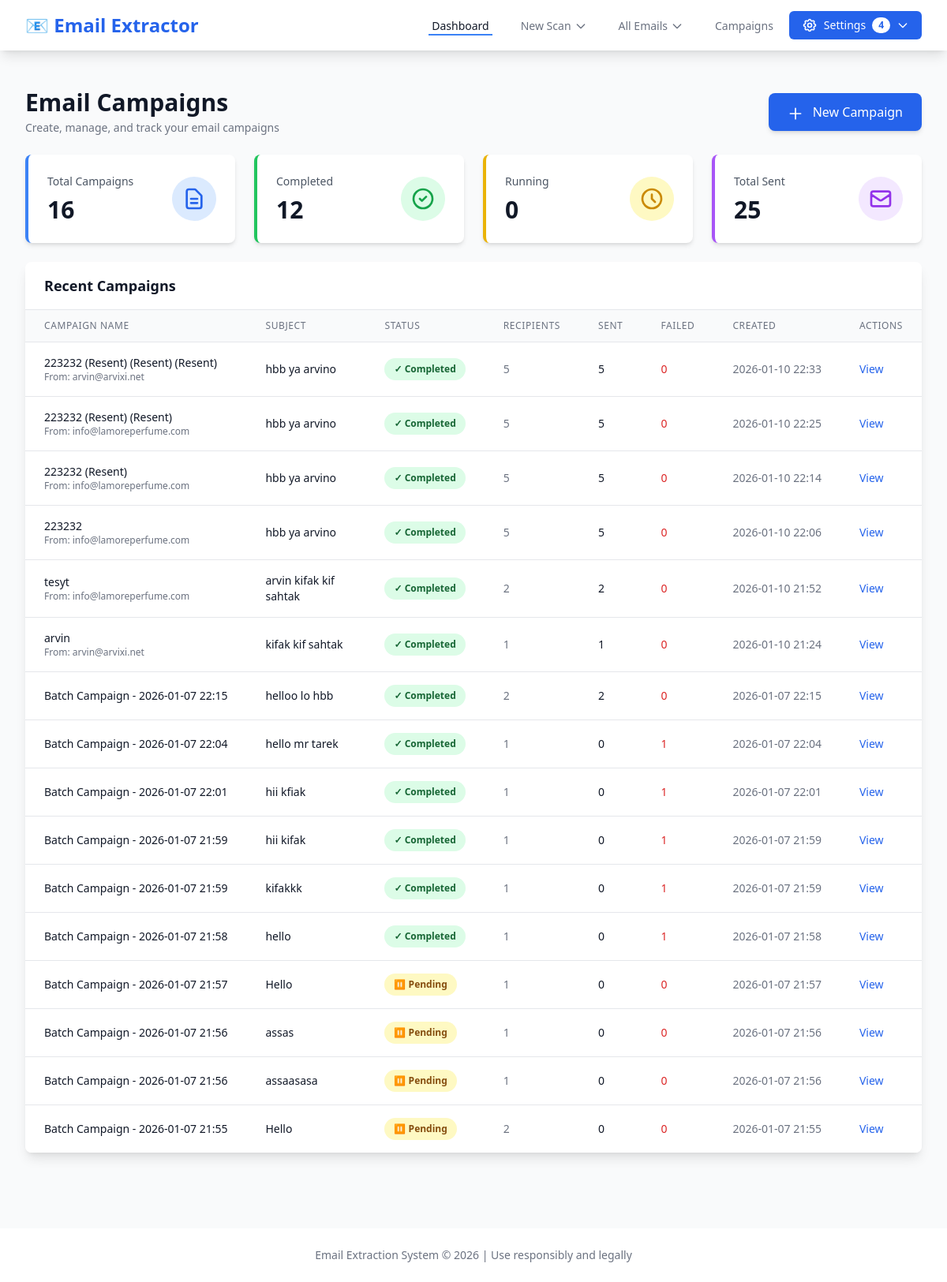
Page /campaigns on the committed database.
### utils/db.py (models this page shows)
class SendReport(Base):
    __tablename__ = 'send_reports'
    id = Column(Integer, primary_key=True)
    campaign_name = Column(String(200), nullable=False)
    subject = Column(String(500))
    body_html = Column(Text)  # Email body HTML
    body_text = Column(Text)  # Email body plain text
    template_name = Column(String(200))
    status = Column(String(50), default='pending')  # pending, running, paused, completed, failed
    smtp_config_id = Column(Integer, ForeignKey('smtp_configs.id'), nullable=True)
    email_account_id = Column(Integer, ForeignKey('email_accounts.id'), nullable=True)
    total_recipients = Column(Integer, default=0)
    sent_count = Column(Integer, default=0)
    delivered_count = Column(Integer, default=0)
    failed_count = Column(Integer, default=0)
    bounced_count = Column(Integer, default=0)
    delay_seconds = Column(Float, default=20.0)  # Delay between emails in seconds
    created_at = Column(DateTime, default=datetime.utcnow)
    started_at = Column(DateTime, nullable=True)
    completed_at = Column(DateTime, nullable=True)
    delivery_records = relationship('DeliveryRecord', back_populates='send_report', cascade='all, delete-orphan')
    smtp_config = relationship('SMTPConfig', back_populates='send_reports')
    email_account = relationship('EmailAccount', back_populates='send_reports')

class EmailAccount(Base):
    __tablename__ = 'email_accounts'
    id = Column(Integer, primary_key=True)
    smtp_config_id = Column(Integer, ForeignKey('smtp_configs.id'), nullable=False)
    name = Column(String(200), nullable=False)  # Friendly name for this email account
    from_email = Column(String(255), nullable=False)
    from_name = Column(String(200), nullable=False)
    reply_to = Column(String(255), nullable=True)
    is_active = Column(Boolean, default=True)
    created_at = Column(DateTime, default=datetime.utcnow)
    updated_at = Column(DateTime, default=datetime.utcnow, onupdate=datetime.utcnow)
    smtp_config = relationship('SMTPConfig', back_populates='email_accounts')
    send_reports = relationship('SendReport', back_populates='email_account')

### dashboard/app.py (the view)
@app.route('/campaigns')
def campaigns_page():
    db = get_db_session()
    try:
        page = request.args.get('page', 1, type=int)
        per_page = 20
        query = db.query(SendReport).options(
            joinedload(SendReport.smtp_config),
            joinedload(SendReport.email_account)
        ).order_by(SendReport.created_at.desc())
        total = query.count()
        campaigns = query.offset((page - 1) * per_page).limit(per_page).all()
        total_campaigns = db.query(SendReport).count()
        completed_campaigns = db.query(SendReport).filter_by(status='completed').count()
        running_campaigns = db.query(SendReport).filter_by(status='running').count()
        total_sent = db.query(func.sum(SendReport.sent_count)).scalar() or 0
        smtp_configs = db.query(SMTPConfig).filter_by(is_active=True).all()
        email_accounts = db.query(EmailAccount).filter_by(is_active=True).all()
        valid_count = db.query(EmailValid).filter_by(subscribed=True).count()
        stats = {
            'total_campaigns': total_campaigns,
            'completed': completed_campaigns,
            'running': running_campaigns,
            'total_sent': total_sent,
            'valid_recipients': valid_count
        }
        return render_template('campaigns.html', campaigns=campaigns, page=page,
                             total=total, per_page=per_page, stats=stats,
                             smtp_configs=smtp_configs, email_accounts=email_accounts)
    except Exception as e:
        logger.error(f"Error loading campaigns page: {e}", exc_info=True)
        flash(f'Error loading campaigns: {str(e)}', 'error')
        return redirect(url_for('index'))
    finally:
        db.close()

### dashboard/app.py (called while the page is built)
@app.context_processor
def inject_smtp_settings():
    try:
        db = get_db_session()
        try:
            smtp_configs = db.query(SMTPConfig).filter_by(is_active=True).order_by(SMTPConfig.name).all()
            email_accounts = db.query(EmailAccount).filter_by(is_active=True).order_by(EmailAccount.name).all()
            return {
                'smtp_configs': smtp_configs,
                'email_accounts': email_accounts,
                'smtp_configs_count': len(smtp_configs),
                'email_accounts_count': len(email_accounts)
            }
        finally:
            db.close()
    except Exception as e:
        logger.error(f"Error in context processor: {e}")
        return {
            'smtp_configs': [],
            'email_accounts': [],
            'smtp_configs_count': 0,
            'email_accounts_count': 0
        }

### utils/db.py (called while the page is built)
def get_db_session():
    return SessionLocal()

### dashboard/templates/campaigns.html (shortened to what this page needs)
{% extends "base.html" %}
{% block content %}
<div class="px-4 py-6 sm:px-0">
    <div class="flex justify-between items-center mb-6">
        <div>
            <h1 class="text-3xl font-bold text-gray-900">Email Campaigns</h1>
            <p class="text-sm text-gray-500 mt-1">Create, manage, and track your email campaigns</p>
        </div>
        <a href="/campaigns/new" class="px-6 py-3 bg-blue-600 text-white rounded-lg hover:bg-blue-700 shadow-md hover:shadow-lg transition-all duration-200 font-medium">
            <svg class="w-5 h-5 inline-block mr-2" fill="none" stroke="currentColor" viewBox="0 0 24 24">
                <path stroke-linecap="round" stroke-linejoin="round" stroke-width="2" d="M12 4v16m8-8H4"></path>
            </svg>
            New Campaign
        </a>
    </div>
    <div class="grid grid-cols-1 md:grid-cols-4 gap-6 mb-6">
        <div class="bg-white rounded-lg shadow-md p-6 border-l-4 border-blue-500">
            <div class="flex items-center justify-between">
                <div>
                    <p class="text-sm font-medium text-gray-600">Total Campaigns</p>
                    <p class="text-3xl font-bold text-gray-900 mt-2">{{ stats.total_campaigns }}</p>
                </div>
                <div class="bg-blue-100 rounded-full p-3">
                    <svg class="w-8 h-8 text-blue-600" fill="none" stroke="currentColor" viewBox="0 0 24 24">
                        <path stroke-linecap="round" stroke-linejoin="round" stroke-width="2" d="M9 12h6m-6 4h6m2 5H7a2 2 0 01-2-2V5a2 2 0 012-2h5.586a1 1 0 01.707.293l5.414 5.414a1 1 0 01.293.707V19a2 2 0 01-2 2z"></path>
                    </svg>
                </div>
            </div>
        </div>
        <div class="bg-white rounded-lg shadow-md p-6 border-l-4 border-green-500">
            <div class="flex items-center justify-between">
                <div>
                    <p class="text-sm font-medium text-gray-600">Completed</p>
                    <p class="text-3xl font-bold text-gray-900 mt-2">{{ stats.completed }}</p>
                </div>
                <div class="bg-green-100 rounded-full p-3">
                    <svg class="w-8 h-8 text-green-600" fill="none" stroke="currentColor" viewBox="0 0 24 24">
                        <path stroke-linecap="round" stroke-linejoin="round" stroke-width="2" d="M9 12l2 2 4-4m6 2a9 9 0 11-18 0 9 9 0 0118 0z"></path>
                    </svg>
                </div>
            </div>
        </div>
        <div class="bg-white rounded-lg shadow-md p-6 border-l-4 border-yellow-500">
            <div class="flex items-center justify-between">
                <div>
                    <p class="text-sm font-medium text-gray-600">Running</p>
                    <p class="text-3xl font-bold text-gray-900 mt-2">{{ stats.running }}</p>
                </div>
                <div class="bg-yellow-100 rounded-full p-3">
                    <svg class="w-8 h-8 text-yellow-600" fill="none" stroke="currentColor" viewBox="0 0 24 24">
                        <path stroke-linecap="round" stroke-linejoin="round" stroke-width="2" d="M12 8v4l3 3m6-3a9 9 0 11-18 0 9 9 0 0118 0z"></path>
                    </svg>
                </div>
            </div>
        </div>
        <div class="bg-white rounded-lg shadow-md p-6 border-l-4 border-purple-500">
            <div class="flex items-center justify-between">
                <div>
                    <p class="text-sm font-medium text-gray-600">Total Sent</p>
                    <p class="text-3xl font-bold text-gray-900 mt-2">{{ "{:,}".format(stats.total_sent) }}</p>
                </div>
                <div class="bg-purple-100 rounded-full p-3">
                    <svg class="w-8 h-8 text-purple-600" fill="none" stroke="currentColor" viewBox="0 0 24 24">
                        <path stroke-linecap="round" stroke-linejoin="round" stroke-width="2" d="M3 8l7.89 5.26a2 2 0 002.22 0L21 8M5 19h14a2 2 0 002-2V7a2 2 0 00-2-2H5a2 2 0 00-2 2v10a2 2 0 002 2z"></path>
                    </svg>
                </div>
            </div>
        </div>
    </div>
    <div class="bg-white shadow-lg rounded-lg overflow-hidden">
        <div class="px-6 py-4 border-b border-gray-200">
            <h2 class="text-lg font-semibold text-gray-900">Recent Campaigns</h2>
        </div>
        <div class="overflow-x-auto">
            <table class="min-w-full divide-y divide-gray-200">
                <thead class="bg-gray-50">
                    <tr>
                        <th class="px-6 py-3 text-left text-xs font-medium text-gray-500 uppercase tracking-wider">Campaign Name</th>
                        <th class="px-6 py-3 text-left text-xs font-medium text-gray-500 uppercase tracking-wider">Subject</th>
                        <th class="px-6 py-3 text-left text-xs font-medium text-gray-500 uppercase tracking-wider">Status</th>
                        <th class="px-6 py-3 text-left text-xs font-medium text-gray-500 uppercase tracking-wider">Recipients</th>
                        <th class="px-6 py-3 text-left text-xs font-medium text-gray-500 uppercase tracking-wider">Sent</th>
                        <th class="px-6 py-3 text-left text-xs font-medium text-gray-500 uppercase tracking-wider">Failed</th>
                        <th class="px-6 py-3 text-left text-xs font-medium text-gray-500 uppercase tracking-wider">Created</th>
                        <th class="px-6 py-3 text-left text-xs font-medium text-gray-500 uppercase tracking-wider">Actions</th>
                    </tr>
                </thead>
                <tbody class="bg-white divide-y divide-gray-200">
                    {% for campaign in campaigns %}
                    <tr class="hover:bg-gray-50 transition-colors">
                        <td class="px-6 py-4 whitespace-nowrap">
                            <div class="text-sm font-medium text-gray-900">{{ campaign.campaign_name }}</div>
                            {% if campaign.email_account %}
                            <div class="text-xs text-gray-500">From: {{ campaign.email_account.from_email }}</div>
                            {% endif %}
                        </td>
                        <td class="px-6 py-4">
                            <div class="text-sm text-gray-900">{{ campaign.subject or 'N/A' }}</div>
                        </td>
                        <td class="px-6 py-4 whitespace-nowrap">
                            {% if campaign.status == 'completed' %}
                            <span class="px-3 py-1 inline-flex text-xs leading-5 font-semibold rounded-full bg-green-100 text-green-800">
                                ✓ Completed
                            </span>
                            {% elif campaign.status == 'running' %}
                            <span class="px-3 py-1 inline-flex text-xs leading-5 font-semibold rounded-full bg-blue-100 text-blue-800">
                                ⏳ Running
                            </span>
                            {% elif campaign.status == 'failed' %}
                            <span class="px-3 py-1 inline-flex text-xs leading-5 font-semibold rounded-full bg-red-100 text-red-800">
                                ✗ Failed
                            </span>
                            {% elif campaign.status == 'pending' %}
                            <span class="px-3 py-1 inline-flex text-xs leading-5 font-semibold rounded-full bg-yellow-100 text-yellow-800">
                                ⏸ Pending
                            </span>
                            {% else %}
                            <span class="px-3 py-1 inline-flex text-xs leading-5 font-semibold rounded-full bg-gray-100 text-gray-800">
                                {{ campaign.status }}
                            </span>
                            {% endif %}
                        </td>
                        <td class="px-6 py-4 whitespace-nowrap text-sm text-gray-500">
                            {{ campaign.total_recipients }}
                        </td>
                        <td class="px-6 py-4 whitespace-nowrap text-sm text-gray-900 font-medium">
                            {{ campaign.sent_count }}
                        </td>
                        <td class="px-6 py-4 whitespace-nowrap text-sm text-red-600">
                            {{ campaign.failed_count }}
                        </td>
                        <td class="px-6 py-4 whitespace-nowrap text-sm text-gray-500">
                            {{ campaign.created_at.strftime('%Y-%m-%d %H:%M') }}
                        </td>
                        <td class="px-6 py-4 whitespace-nowrap text-sm font-medium">
                            <a href="/campaigns/{{ campaign.id }}" class="text-blue-600 hover:text-blue-900">View</a>
                        </td>
                    </tr>
                    {% endfor %}
                </tbody>
            </table>
        </div>
    </div>
</div>
{% endblock %}

### rows in the picture
SendReport: campaign_name "223232 (Resent) (Resent) (Resent)", email_account.from_email "arvin@arvixi.net", subject "hbb ya arvino", status "✓ Completed", total_recipients "5", sent_count "5", failed_count "0", created_at "2026-01-10 22:33"
SendReport: campaign_name "223232 (Resent) (Resent)", email_account.from_email "info@lamoreperfume.com", subject "hbb ya arvino", status "✓ Completed", total_recipients "5", sent_count "5", failed_count "0", created_at "2026-01-10 22:25"
SendReport: campaign_name "223232 (Resent)", email_account.from_email "info@lamoreperfume.com", subject "hbb ya arvino", status "✓ Completed", total_recipients "5", sent_count "5", failed_count "0", created_at "2026-01-10 22:14"
SendReport: campaign_name "223232", email_account.from_email "info@lamoreperfume.com", subject "hbb ya arvino", status "✓ Completed", total_recipients "5", sent_count "5", failed_count "0", created_at "2026-01-10 22:06"
SendReport: campaign_name "tesyt", email_account.from_email "info@lamoreperfume.com", subject "arvin kifak kif sahtak", status "✓ Completed", total_recipients "2", sent_count "2", failed_count "0", created_at "2026-01-10 21:52"
SendReport: campaign_name "arvin", email_account.from_email "arvin@arvixi.net", subject "kifak kif sahtak", status "✓ Completed", total_recipients "1", sent_count "1", failed_count "0", created_at "2026-01-10 21:24"
SendReport: campaign_name "Batch Campaign - 2026-01-07 22:15", subject "helloo lo hbb", status "✓ Completed", total_recipients "2", sent_count "2", failed_count "0", created_at "2026-01-07 22:15"
SendReport: campaign_name "Batch Campaign - 2026-01-07 22:04", subject "hello mr tarek", status "✓ Completed", total_recipients "1", sent_count "0", failed_count "1", created_at "2026-01-07 22:04"
SendReport: campaign_name "Batch Campaign - 2026-01-07 22:01", subject "hii kfiak", status "✓ Completed", total_recipients "1", sent_count "0", failed_count "1", created_at "2026-01-07 22:01"
SendReport: campaign_name "Batch Campaign - 2026-01-07 21:59", subject "hii kifak", status "✓ Completed", total_recipients "1", sent_count "0", failed_count "1", created_at "2026-01-07 21:59"
SendReport: campaign_name "Batch Campaign - 2026-01-07 21:59", subject "kifakkk", status "✓ Completed", total_recipients "1", sent_count "0", failed_count "1", created_at "2026-01-07 21:59"
SendReport: campaign_name "Batch Campaign - 2026-01-07 21:58", subject "hello", status "✓ Completed", total_recipients "1", sent_count "0", failed_count "1", created_at "2026-01-07 21:58"
SendReport: campaign_name "Batch Campaign - 2026-01-07 21:57", subject "Hello", status "⏸ Pending", total_recipients "1", sent_count "0", failed_count "0", created_at "2026-01-07 21:57"
SendReport: campaign_name "Batch Campaign - 2026-01-07 21:56", subject "assas", status "⏸ Pending", total_recipients "1", sent_count "0", failed_count "0", created_at "2026-01-07 21:56"
SendReport: campaign_name "Batch Campaign - 2026-01-07 21:56", subject "assaasasa", status "⏸ Pending", total_recipients "1", sent_count "0", failed_count "0", created_at "2026-01-07 21:56"
SendReport: campaign_name "Batch Campaign - 2026-01-07 21:55", subject "Hello", status "⏸ Pending", total_recipients "2", sent_count "0", failed_count "0", created_at "2026-01-07 21:55"

### other values in the picture
{{ smtp_configs_count + email_accounts_count }} "4"
{{ stats.total_campaigns }} "16"
{{ stats.completed }} "12"
{{ stats.running }} "0"
{{ "{:,}".format(stats.total_sent) }} "25"
